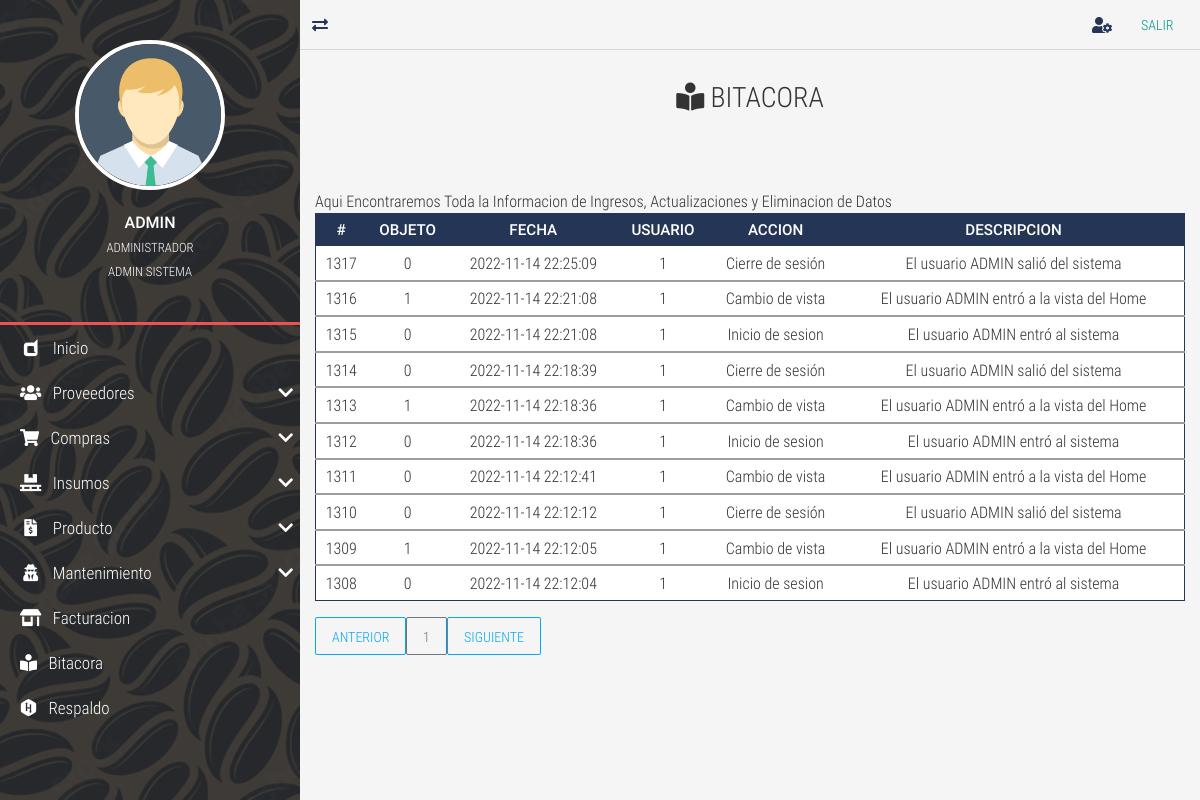
/bitacora/ (signed in), run on an earlier commit of the app's database.
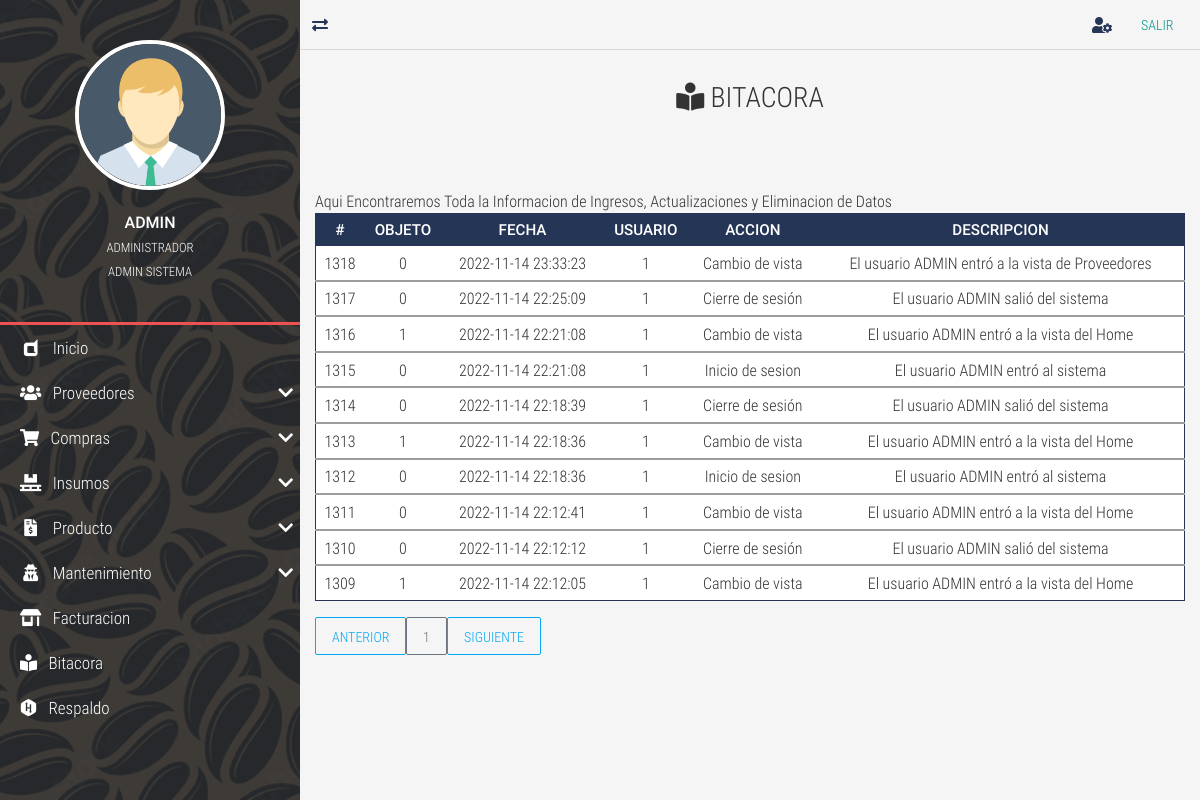
And on a later commit of the database.
### tables this page shows
CREATE TABLE `TBL_bitacora` (
  `id_bitacora` int NOT NULL AUTO_INCREMENT,
  `id_objeto` int DEFAULT NULL,
  `fecha` datetime NOT NULL,
  `id_usuario` int DEFAULT NULL,
  `accion` tinytext NOT NULL COMMENT 'accion realizada si es un ingreso nuevo, actualizacion. eliminacion o una consulta.',
  `descripcion` text,
  PRIMARY KEY (`id_bitacora`),
  KEY `FK_TBL_bitacora_TBL_usuarios` (`id_usuario`),
  CONSTRAINT `FK_TBL_bitacora_TBL_usuarios` FOREIGN KEY (`id_usuario`) REFERENCES `TBL_usuarios` (`id_usuario`)
);

### controladores/vistasControlador.php (called while the page is built)
<?php
	require_once "./modelos/vistasModelo.php";
	class vistasControlador extends vistasModelo{
		public function obtener_plantilla_controlador(){
			return require_once "./vistas/plantilla.php";
		}
		public function obtener_vistas_controlador(){
			if(isset($_GET['views'])){
				$ruta=explode("/", $_GET['views']);
				$respuesta=vistasModelo::obtener_vistas_modelo($ruta[0]);
			}else{
				$respuesta="login";
			}
			return $respuesta;
		}
	}

### index.php (called while the page is built, shortened)
<?php
	require_once "./controladores/vistasControlador.php";
	$plantilla = new vistasControlador();
	$plantilla->obtener_plantilla_controlador();

### modelos/vistasModelo.php (called while the page is built, shortened)
<?php
	class vistasModelo{
		protected static function obtener_vistas_modelo($vistas){
			$listaBlanca=["restaurar","respaldo","bitacora","prueba","proveedor-list","proveedor-new","proveedor-update","client-update","facturacion"
			,"home","insumos-list","insumos-new","insumos-update","objetos-list","objetos-new","objetos-update","inventario-list","producto-list","producto-new",
			"reservation-pending","reservation-search","producto-update","user-list","rol-list","permisos-list","reservation-reservation","user-new","user-search",
			"user-update","salir","compra-list","compra-new","compra-search","compra-detalle", "parametros-list", "preguntas-list", "Tipo-Producto-new"];
			if(in_array($vistas, $listaBlanca)){
				if(is_file("./vistas/contenidos/".$vistas."-view.php")){
					$contenido="./vistas/contenidos/".$vistas."-view.php";
				}else{
					$contenido="404";
				}
			}elseif($vistas=="login" || $vistas=="index" || $vistas=="prueba" || $vistas=="rec-correo" || $vistas=="rec-preguntas" || $vistas=="cambiocontrasena"
			|| $vistas=="primer-ingreso" || $vistas=="verifica-codigo" || $vistas=="autoregistro" || $vistas=="preguntasusuario" || $vistas=="rsp"){
				$contenido="login";
			}else{
				$contenido="404";
				$contenido="rsp";
			}
			return $contenido;
		}
	}

### vistas/contenidos/bitacora-view.php (the view)
<div class="full-box page-header">
	<h3 class="text-center">
		<i class="fas fa-book-reader"></i> BITACORA
	</h3>
</div>
<div class="container-fluid">
	<div class="table-responsive">
    <caption>Aqui Encontraremos Toda la Informacion de Ingresos, Actualizaciones y  Eliminacion de Datos</caption>
	<table class="table table-dark table-sm" id="tblDatos">
		<thead>
			<tr class="text-center roboto-medium">
				<th>#</th>
				<th>OBJETO</th>
				<th>FECHA</th>
				<th>USUARIO</th>
				<th>ACCION</th>
				<th>DESCRIPCION</th>
			</tr>
		</thead>
		<?php
			include ("./cone.php");
			$sql="SELECT * FROM TBL_bitacora WHERE id_bitacora ORDER BY id_bitacora DESC ";
			$result=mysqli_query($conexion,$sql);
			while($mostrar=mysqli_fetch_assoc ($result)){
		?>
				<tbody>
					<tr class="text-center" >
						<td><?php echo $mostrar['id_bitacora']?></td>
						<td><?php echo $mostrar['id_objeto']?></td>
						<td><?php echo $mostrar['fecha']?></td>
						<td><?php echo $mostrar['id_usuario']?></td>
						<td><?php echo $mostrar['accion']?></td>
						<td><?php echo $mostrar['descripcion']?></td>
					</tr>
				</tbody>
		<?php
			}
		?>
	</table>
	<div id="paginador" class=""></div>

### vistas/plantilla.php (shortened to what this page needs)
<!DOCTYPE html>
<html lang="es">
<head>
	<?php include "./vistas/inc/Link.php"; ?>
</head>
<body>
	<?php
		require_once "./controladores/vistasControlador.php";
		$IV = new vistasControlador();
		$vistas=$IV->obtener_vistas_controlador();
		if($vistas=="login" || $vistas=="404" || $vistas=="olvido-contrasena" || $vistas=="rec-correo" || $vistas=="rec-preguntas" || $vistas=="cambiocontrasena"
		 || $vistas=="primer-ingreso" || $vistas=="verifica-codigo" || $vistas=="autoregistro" || $vistas=="preguntasusuario" || $vistas=="rsp" ){
			require_once "./vistas/contenidos/".$vistas."-view.php";
		}else{
			require_once './controladores/loginControlador.php';
	?>
	<main class="full-box main-container">
		<?php include "./vistas/inc/NavLateral.php"; ?>
		<section class="full-box page-content">
			<?php
				include "./vistas/inc/NavBar.php";
				include  $vistas;
			?>
		</section>
	</main>
	<?php
		}
	?>
</body>
</html>

### vistas/inc/Link.php (shortened to what this page needs)
<link rel="stylesheet" href="<?php echo SERVERURL; ?>vistas/css/normalize.css">
<link rel="stylesheet" href="<?php echo SERVERURL; ?>vistas/css/bootstrap.min.css">
<link rel="stylesheet" href="<?php echo SERVERURL; ?>vistas/css/bootstrap-material-design.min.css">
<link rel="stylesheet" href="<?php echo SERVERURL; ?>vistas/css/all.css">
<link rel="stylesheet" href="<?php echo SERVERURL; ?>vistas/css/sweetalert2.min.css">
<link rel="stylesheet" href="<?php echo SERVERURL; ?>vistas/css/jquery.mCustomScrollbar.css">
<link rel="stylesheet" href="<?php echo SERVERURL; ?>vistas/css/style.css">
<link rel="stylesheet" href="<?php echo SERVERURL; ?>vistas/css/estilos-login.css">

### vistas/inc/NavLateral.php (shortened to what this page needs)
<section class="full-box nav-lateral">
	<div class="full-box nav-lateral-content">
		<figure class="full-box nav-lateral-avatar">
			<img src="<?php echo SERVERURL; ?>vistas/assets/avatar/Avatar.png" class="img-fluid" alt="Avatar">
			<figcaption class="roboto-medium text-center">
				<?php echo $_SESSION['usuario_login']?>
				<br><small class="roboto-condensed-light"><?php echo $_SESSION['nombre_usuario']?> </small>
				<br><small class="roboto-condensed-light"><?php echo $_SESSION['rol']?> </small>
			</figcaption>
		</figure>
		<div class="full-box nav-lateral-bar"></div>
		<nav class="full-box nav-lateral-menu">
			<ul>
			<?php
			if($_SESSION['rol']=='ADMIN SISTEMA'){
				?>
				<li>
					<a href="<?php echo SERVERURL; ?>home/"><i class="fab fa-dashcube fa-fw"></i> &nbsp; Inicio</a>
				</li>
				<li>
					<a href="#" class="nav-btn-submenu"><i class="fas fa-users fa-fw"></i> &nbsp; Proveedores <i class="fas fa-chevron-down"></i></a>
				</li>
				<li>
					<a href="#" class="nav-btn-submenu"><i class="fas fa-shopping-cart"></i></i> &nbsp; Compras <i class="fas fa-chevron-down"></i></a>
				</li>
				<li>
					<a href="#" class="nav-btn-submenu"><i class="fas fa-pallet fa-fw"></i> &nbsp; Insumos <i class="fas fa-chevron-down"></i></a>
				</li>
				<li>
					<a href="#" class="nav-btn-submenu"><i class="fas fa-file-invoice-dollar fa-fw"></i> &nbsp; Producto <i class="fas fa-chevron-down"></i></a>
				</li>
				<li>
					<a href="#" class="nav-btn-submenu"><i class="fas  fa-user-secret fa-fw"></i> &nbsp; Mantenimiento <i class="fas fa-chevron-down"></i></a>
				</li>
				<li>
					<a href="<?php echo SERVERURL; ?>company/"><i class="fas fa-store-alt fa-fw"></i> &nbsp; Facturacion</a>
				</li>
				<li>
					<a href="<?php echo SERVERURL; ?>bitacora/"><i class="fas fa-book-reader"></i> &nbsp; Bitacora</a>
				</li>
				<li>
					<a href="<?php echo SERVERURL; ?>respaldo/"><i class="fab fa-hackerrank"></i></i> &nbsp; Respaldo</a>
				</li>
				<?php
				}?>
			</ul>
		</nav>
	</div>
</section>

### vistas/inc/NavBar.php
<nav class="full-box navbar-info">
	<a href="#" class="float-left show-nav-lateral">
		<i class="fas fa-exchange-alt"></i>
	</a>
	<a href="<?php echo SERVERURL; ?>user-update/">
		<i class="fas fa-user-cog"></i>
	</a>
	<a href="<?php echo SERVERURL?>salir/"><button type="button"
	class="btn btn-primary">Salir</button></a>
</nav>

### vistas/css/all.css (style rules this page uses)
.fa, .fas, .far, .fal, .fab { -moz-osx-font-smoothing: grayscale; -webkit-font-smoothing: antialiased; display: inline-block; font-style: normal; font-variant: normal; text-rendering: auto; line-height: 1; }
.fa-fw { text-align: center; width: 1.25em; }
.fa-book-reader:before { content: "\f5da"; }
.fa-chevron-down:before { content: "\f078"; }
.fa-dashcube:before { content: "\f210"; }
.fa-exchange-alt:before { content: "\f362"; }
.fa-file-invoice-dollar:before { content: "\f571"; }
.fa-hackerrank:before { content: "\f5f7"; }
.fa-pallet:before { content: "\f482"; }
.fa-shopping-cart:before { content: "\f07a"; }
.fa-store-alt:before { content: "\f54f"; }
.fa-user-cog:before { content: "\f4fe"; }
.fa-user-secret:before { content: "\f21b"; }
.fa-users:before { content: "\f0c0"; }
.fab { font-family: 'Font Awesome 5 Brands'; }
.fa, .fas { font-family: 'Font Awesome 5 Free'; font-weight: 900; }

### vistas/css/style.css (style rules this page uses)
:root { --color-one: #F5F5F5; --color-two: #24292E; --color-three: #EC5252; --form-color: #14111A; --accent-color: #253556; --border-color: #D8D8D8; }
body,html { font-family: 'roboto_condensed_light'; width: 100vw; height: 100vh; background-color: var(--color-one); color: #333; font-size: 16px; }
.full-box { margin: 0; padding: 0; box-sizing: border-box; width: 100%; }
.page-header { padding: 30px 20px 60px 20px; }
.page-header > :nth-child(1) { padding-bottom: 7px; }
.table thead th { color: #FFF; }
.table tbody tr { color: #333; transition: all .2s ease-in-out; }
.table-dark, .table { background-color: #fff; }
.table-dark { border: 1px solid var(--accent-color); }
.table-dark thead tr { background-color: var(--accent-color); }
.table-dark td, .table-dark thead th, .table-dark th { border: none; }
.roboto-medium { font-family: 'roboto_medium_regular'; }
.roboto-condensed-light { font-family: 'roboto_condensed_light'; }
.main-container { height: 100%; position: absolute; top: 0; left: 0; overflow: hidden; }
.page-content, .nav-lateral { height: 100%; overflow: hidden; }
.page-content { position: relative; padding-left: 300px; transition: all .2s ease-in-out; padding-bottom: 20px; }
.nav-lateral { width: 300px; position: absolute; top: 0; left: 0; z-index: 1; transition: all .2s ease-in-out; background-image: url('../assets/img/adobe.jpg'); background-position: center center; background-size: cover; }
.nav-lateral-content { max-width: 300px; height: 100%; background-color: rgba(36, 41, 46, .8); }
.nav-lateral-bar { height: 3px; background-color: var(--color-three); }
.nav-lateral-avatar { padding: 40px 0; }
.nav-lateral-avatar img { width: 50%; margin: 0 auto; display: block; border: 4px solid #FFF; border-radius: 100%; }
.nav-lateral-avatar figcaption { margin-top: 20px; color: #FFF; }
.nav-lateral-menu { height: auto; }
.nav-lateral-menu ul { margin: 0; padding: 0; list-style: none; }
.nav-lateral-menu ul li { width: 100%; height: auto; }
.nav-lateral-menu ul li a { display: block; width: 100%; height: 45px; line-height: 45px; text-decoration: none; color: #FFF; font-size: 17px; box-sizing: border-box; padding-left: 20px; transition: all .2s ease-in-out; }
.nav-lateral-menu .fa-chevron-down, .nav-lateral-menu .fa-chevron-up { float: right; height: 45px; line-height: 45px; margin-right: 7px; transition: all .2s ease-in-out; }
.navbar-info { height: 50px; border-bottom: 1px solid var(--border-color); text-align: right; padding-right: 10px; }
.navbar-info a { color: var(--accent-color); height: 50px; min-width: 40px; text-align: center; line-height: 50px; display: inline-block; transition: all .2s ease-out; user-select: none; }

What changed in the data, as far as the page shows it:
no longer on this page (row unchanged): tbl_bitacora: id_bitacora "1308", id_objeto "0", fecha "2022-11-14 22:12:04", id_usuario "1", accion "Inicio de sesion", descripcion "El usuario ADMIN entró al sistema"
added tbl_bitacora: id_bitacora "1318", id_objeto "0", fecha "2022-11-14 23:33:23", id_usuario "1", accion "Cambio de vista", descripcion "El usuario ADMIN entró a la vista de Proveedores"
